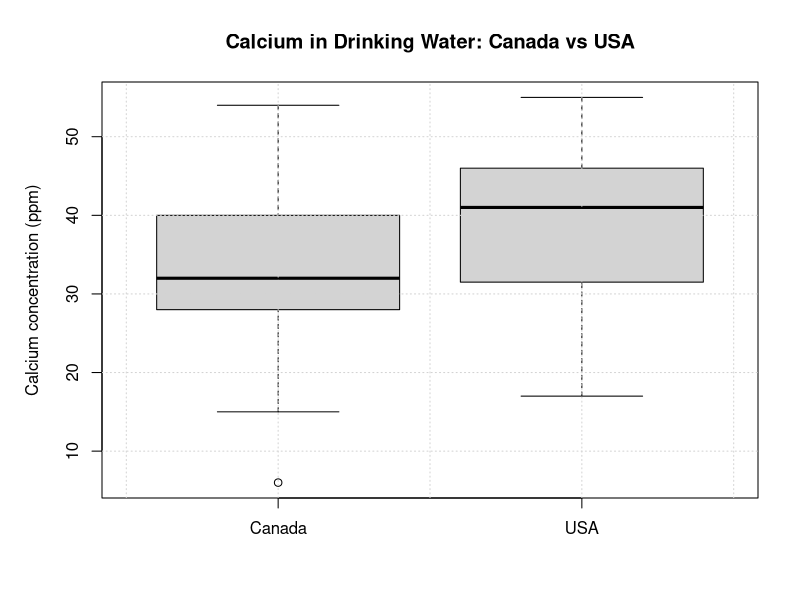
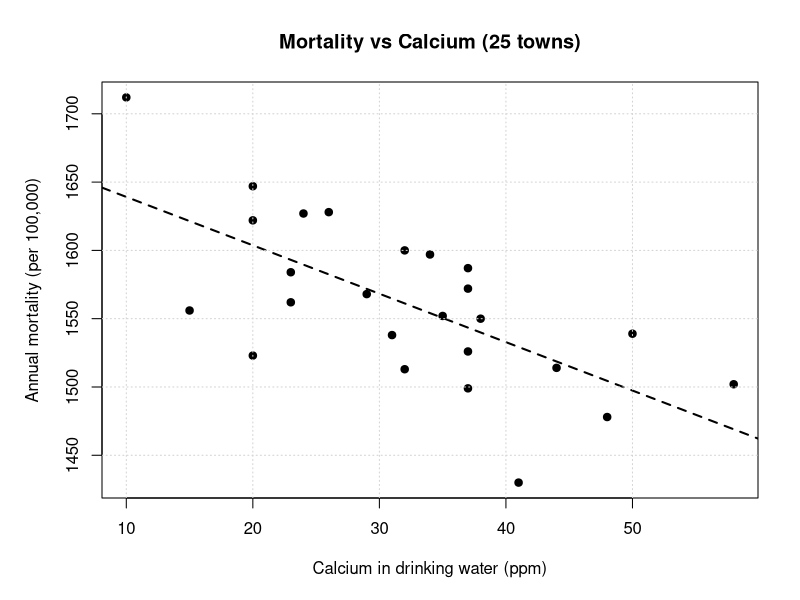

Here is the R script that generated these plots, in order:
# Project: Water hardness (calcium, ppm) and mortality
# Author: Ethan Milne
# Brief: Simple analyses and clear plots that directly answer the assessed questions.
# Data expected:
#   data/x_canada.csv              (vector of calcium ppm for 20 Canadian towns)
#   data/y_usa.csv                 (vector of calcium ppm for 20 US towns)
#   data/mortality_calcium_25towns.csv  (two columns: mortality, calcium, n=25 towns)

# -------------------------- Setup --------------------------------------------
k <- 62  # last two digits of student ID as given in the report
set.seed(k)

dir.create("data", recursive = TRUE, showWarnings = FALSE)
dir.create("results/figures", recursive = TRUE, showWarnings = FALSE)

need <- c("data/x_canada.csv", "data/y_usa.csv", "data/mortality_calcium_25towns.csv")
missing <- need[!file.exists(need)]
if (length(missing)) {
  stop(
    "Missing input files:\n",
    paste0(" - ", missing, collapse = "\n"),
    "\nPlace them in the paths shown and re-run."
  )
}

# -------------------------- Load data ----------------------------------------
# Part A data: two independent samples of calcium concentration (ppm)
x_can <- read.csv("data/x_canada.csv", header = TRUE, check.names = FALSE)[[1]]
y_usa <- read.csv("data/y_usa.csv",   header = TRUE, check.names = FALSE)[[1]]

# Part B data: paired (row-wise) mortality and calcium for 25 towns
m1 <- read.csv("data/mortality_calcium_25towns.csv", header = TRUE, check.names = FALSE)
if (ncol(m1) < 2) stop("Expected two columns in mortality_calcium_25towns.csv: mortality, calcium")
mortality <- m1[[1]]
calcium   <- m1[[2]]

# -------------------------- Part A: Compare means ----------------------------
# Aim: Test if mean calcium (Canada) equals mean calcium (USA).
# Hypotheses:
#   H0: mu_CAN - mu_USA = 0
#   H1: mu_CAN - mu_USA != 0
# Test: Welch two-sample t-test (allows unequal variances), alpha = 0.05.
# Assumptions: independent random samples; each sample approximately normal.
#   We check approximate normality with Shapiro-Wilk (n=20 per group).

shap_can <- tryCatch(shapiro.test(x_can), error = function(e) NULL)
shap_usa <- tryCatch(shapiro.test(y_usa), error = function(e) NULL)

t_welch <- t.test(x_can, y_usa, alternative = "two.sided", var.equal = FALSE, conf.level = 0.95)
mean_diff <- mean(x_can) - mean(y_usa)

# Visual: simple boxplot (no extras)
png("results/figures/boxplot_calcium_by_country.png", width = 900, height = 650, res = 120)
par(mar = c(5,5,4,2) + 0.1)
boxplot(list(Canada = x_can, USA = y_usa),
        ylab = "Calcium concentration (ppm)",
        main = "Calcium in Drinking Water: Canada vs USA")
grid()
dev.off()

# -------------------------- Part B: Mortality vs Calcium ---------------------
# (a) Scatter with fitted least-squares line
png("results/figures/scatter_mortality_calcium.png", width = 900, height = 650, res = 120)
par(mar = c(5,5,4,2) + 0.1)
plot(calcium, mortality,
     xlab = "Calcium in drinking water (ppm)",
     ylab = "Annual mortality (per 100,000)",
     main = "Mortality vs Calcium (25 towns)",
     pch = 19)
abline(lm(mortality ~ calcium), lty = 2, lwd = 2)
grid()
dev.off()

# (b) Test H0: rho = 0 vs H1: rho != 0 using Pearson correlation (as per brief)
cor_pearson <- cor.test(mortality, calcium, method = "pearson")

# (c) Regression of mortality on calcium, and 95% prediction interval at calcium = 40 ppm
fit <- lm(mortality ~ calcium)
pred40 <- predict(fit, newdata = data.frame(calcium = 40),
                  interval = "prediction", level = 0.95)

# Reliability note: report whether x=40 is inside observed range
calcium_range <- range(calcium, na.rm = TRUE)
inside_range <- (40 >= calcium_range[1] && 40 <= calcium_range[2])

# -------------------------- Report (plain text) ------------------------------
sink("results/summary.txt"); on.exit(sink(), add = TRUE)

cat("Statistics Project: Water hardness (calcium) and mortality\n")
cat("Author: Ethan Milne   |   k =", k, "\n\n")

cat("Q1. How to obtain random samples (concise plan)\n")
cat(" - Define sampling frame: list of all large towns in Canada and in the USA.\n")
cat(" - Use simple random sampling to select 20 towns per country, each town equally likely.\n")
cat(" - Collect drinking-water samples in the same way at each selected town, then assay calcium (ppm).\n\n")

cat("Q2. Compare calcium means: Canada vs USA\n")
cat("Hypotheses: H0: mu_CAN - mu_USA = 0 ; H1: not equal\n")
cat(sprintf("Mean(Canada) = %.3f ppm; SD = %.3f; n = %d\n", mean(x_can), sd(x_can), length(x_can)))
cat(sprintf("Mean(USA)    = %.3f ppm; SD = %.3f; n = %d\n", mean(y_usa), sd(y_usa), length(y_usa)))
cat(sprintf("Mean difference (CAN - USA) = %.3f ppm\n", mean_diff))
cat(sprintf("Welch t-test: t = %.3f, df = %.1f, p = %.4f; 95%% CI: [%.3f, %.3f]\n",
            unname(t_welch$statistic), unname(t_welch$parameter), t_welch$p.value,
            t_welch$conf.int[1], t_welch$conf.int[2]))
if (!is.null(shap_can) && !is.null(shap_usa)) {
  cat(sprintf("Normality checks (Shapiro-Wilk): Canada p = %.3f, USA p = %.3f (p>0.05 supports approximate normality).\n",
              shap_can$p.value, shap_usa$p.value))
}
cat("Conclusion: At alpha = 0.05, ")
if (t_welch$p.value < 0.05) {
  cat("reject H0, there is evidence of a difference in mean calcium between Canada and the USA.\n\n")
} else {
  cat("fail to reject H0, insufficient evidence of a difference in mean calcium between Canada and the USA.\n\n")
}

cat("Q3. Mortality vs Calcium (n = 25 towns)\n")
cat("(a) Scatter plot saved to results/figures/scatter_mortality_calcium.png\n")
cat(sprintf("(b) Pearson correlation: r = %.3f, p = %.4f (H0: rho = 0)\n",
            unname(cor_pearson$estimate), cor_pearson$p.value))
cat("Interpretation: p<0.05 indicates evidence of linear association; sign of r shows direction.\n")
cat("(c) Linear regression of mortality on calcium:\n")
s <- summary(fit)
cat(sprintf("  mortality = %.3f + (%.3f) * calcium\n",
            coef(fit)[1], coef(fit)[2]))
cat(sprintf("  Slope p-value = %.4f; R-squared = %.3f\n",
            s$coefficients["calcium","Pr(>|t|)"], s$r.squared))
cat(sprintf("  Prediction at calcium = 40 ppm (95%% PI): fit = %.2f, lower = %.2f, upper = %.2f\n",
            pred40[1], pred40[2], pred40[3]))
cat(sprintf("  Reliability note: 40 ppm is %s the observed calcium range [%.1f, %.1f].\n",
            if (inside_range) "inside" else "outside", calcium_range[1], calcium_range[2]))
cat("  Predictions are more reliable for towns with calcium within the observed range and when residuals are roughly homoscedastic and normal.\n\n")

cat("Files written:\n")
cat(" - results/figures/boxplot_calcium_by_country.png\n")
cat(" - results/figures/scatter_mortality_calcium.png\n")
cat(" - results/summary.txt\n")
sink()
